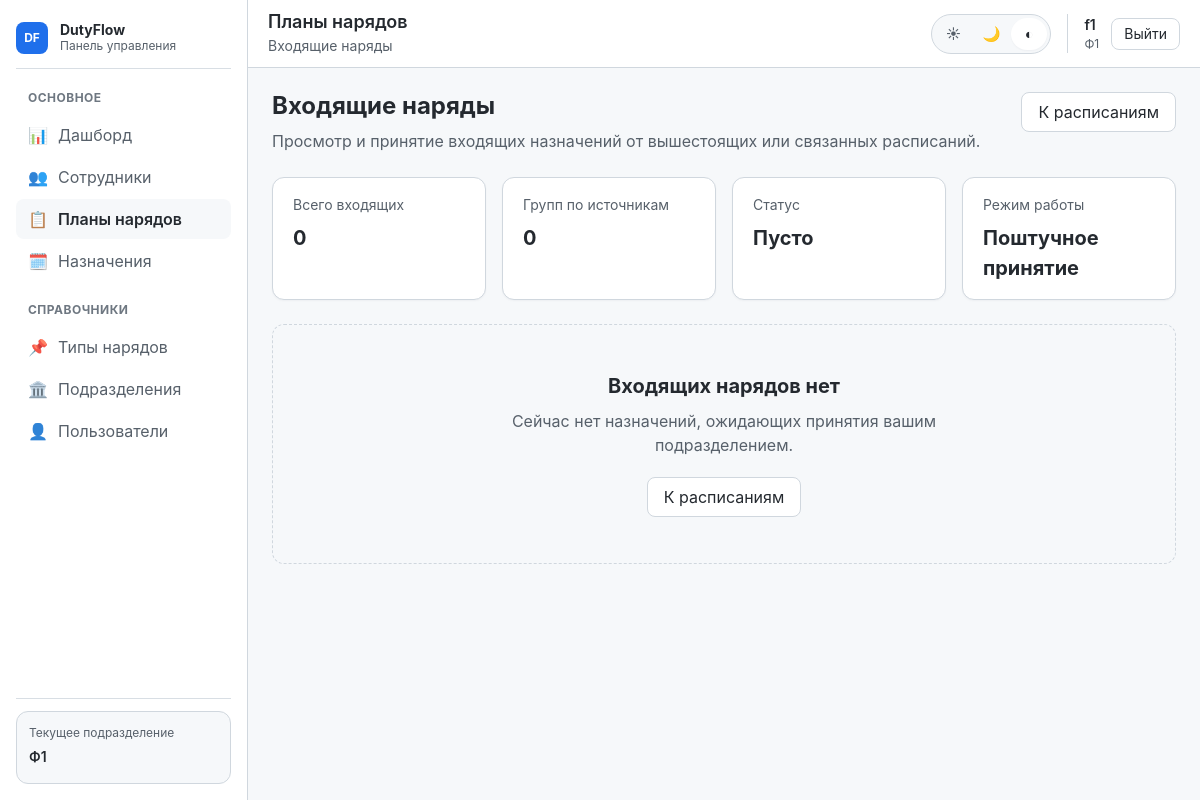
/plans/incoming/ (signed in), run on an earlier commit of the app's database.
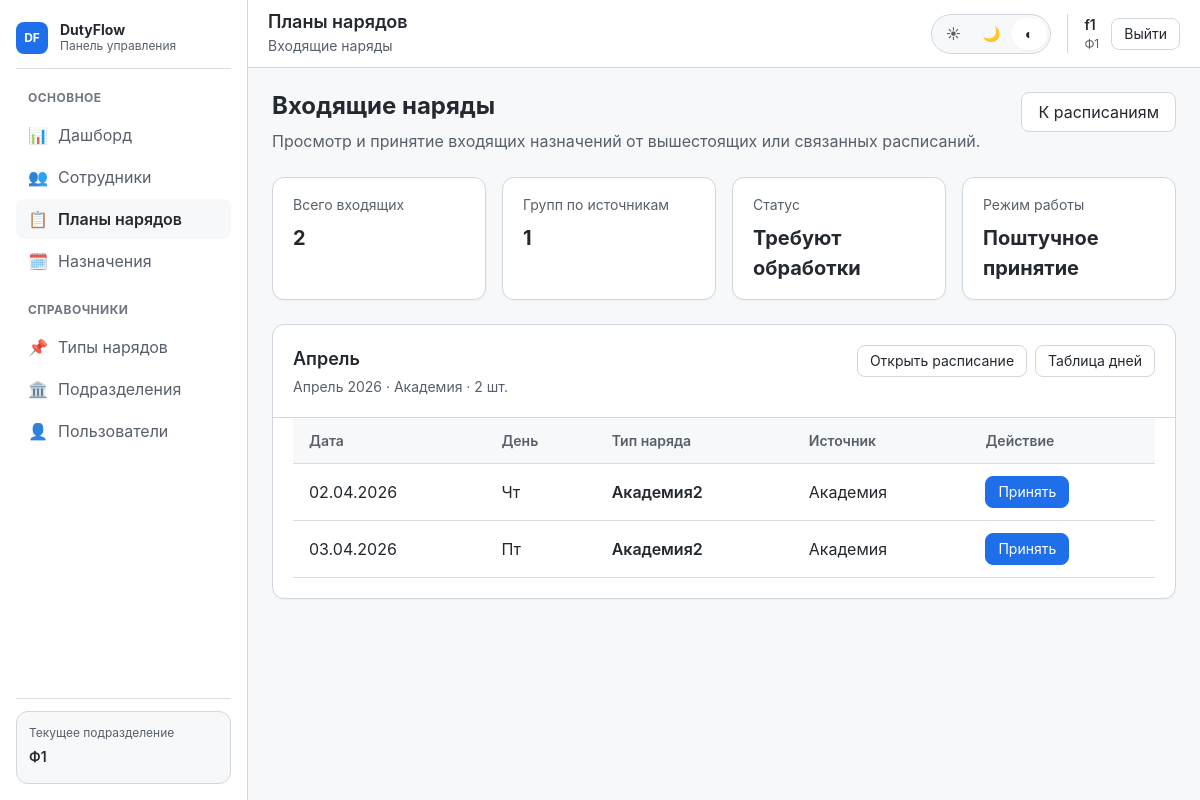
And on a later commit of the database.
### duty_plans/models.py (models this page shows, shortened)
class MonthlySchedule(models.Model):
    STATUS_CHOICES = [
        ('draft', 'Черновик'),
        ('published', 'Опубликовано'),
        ('archived', 'Архив'),
    ]
    month = models.DateField()
    name = models.CharField(max_length=255, blank=True)
    status = models.CharField(max_length=20, choices=STATUS_CHOICES, default='draft')
    unit = models.ForeignKey(Unit, on_delete=models.CASCADE, related_name='schedules')
    parent_schedule = models.ForeignKey('self', on_delete=models.SET_NULL, null=True, blank=True)
    created_by = models.ForeignKey(settings.AUTH_USER_MODEL, on_delete=models.SET_NULL, null=True)
    created_at = models.DateTimeField(auto_now_add=True)
    updated_at = models.DateTimeField(auto_now=True)
    class Meta:
        ordering = ['-month']
        unique_together = ['month', 'unit']  # ← уникальность: один месяц + одно подразделение

class DayPlan(models.Model):
    TYPE_CHOICES = [
        ('own', 'Свой наряд'),
        ('incoming', 'Входящий наряд'),
    ]
    STATUS_CHOICES = [
        ('pending', 'Ожидает принятия'),
        ('accepted', 'Принято'),
    ]
    CHILD_STATUS_CHOICES = [
        ('none', 'Нет дочерних'),
        ('pending', 'Ожидает принятия'),
        ('accepted', 'Принято дочерним'),
    ]
    schedule = models.ForeignKey(MonthlySchedule, on_delete=models.CASCADE, related_name='days')
    date = models.DateField()
    duty_type = models.ForeignKey(DutyType, on_delete=models.CASCADE)
    unit = models.ForeignKey(Unit, on_delete=models.CASCADE, null=True, blank=True)
    type = models.CharField(max_length=20, choices=TYPE_CHOICES, default='own')
    status = models.CharField(max_length=20, choices=STATUS_CHOICES, null=True, blank=True)
    child_status = models.CharField(max_length=20, choices=CHILD_STATUS_CHOICES, default='none')
    parent = models.ForeignKey('self', on_delete=models.SET_NULL, null=True, blank=True, related_name='children')
    created_at = models.DateTimeField(auto_now_add=True)
    updated_at = models.DateTimeField(auto_now=True)
    class Meta:
        unique_together = ('schedule', 'date', 'duty_type')

### units/models.py (models this page shows, shortened)
class Unit(models.Model):
    name = models.CharField(max_length=255, verbose_name="Название")
    parent = models.ForeignKey(
        'self',
        on_delete=models.SET_NULL,
        null=True,
        blank=True,
        related_name='children',
        verbose_name="Вышестоящее подразделение"
    )
    unit_type = models.ForeignKey(
        UnitType,
        on_delete=models.PROTECT,
        related_name='units',
        verbose_name="Тип подразделения"
    )
    class Meta:
        verbose_name = "Подразделение"
        verbose_name_plural = "Подразделения"
        ordering = ['unit_type__level', 'name']

### duty_types/models.py (models this page shows, shortened)
class DutyType(models.Model):
    name = models.CharField(max_length=150, unique=True, verbose_name="Название")
    description = models.TextField(blank=True, verbose_name="Описание")
    required_people = models.PositiveSmallIntegerField(default=1, verbose_name="Требуется человек")
    created_by_unit = models.ForeignKey(
        Unit,
        on_delete=models.CASCADE,
        related_name='created_duty_types',
        verbose_name="Создано подразделением"
    )
    unit = models.ForeignKey(
        Unit,
        on_delete=models.SET_NULL,
        null=True,
        blank=True,
        related_name='assigned_duty_types',
        verbose_name="Закрепленное подразделение (опционально)"
    )
    created_at = models.DateTimeField(auto_now_add=True)
    updated_at = models.DateTimeField(auto_now=True)
    class Meta:
        verbose_name = "Тип наряда"
        verbose_name_plural = "Типы нарядов"
        ordering = ['name']

### core/views/plans.py (the view)
@login_required
def incoming(request):
    user_unit = request.user.profile.unit
    incoming_plans = (
        DayPlan.objects
        .filter(unit=user_unit, type="incoming", status="pending")
        .select_related("duty_type", "parent", "parent__schedule", "parent__schedule__unit")
        .order_by("date", "duty_type__name")
    )
    grouped = {}
    total_count = 0
    for plan in incoming_plans:
        source_schedule = plan.parent.schedule if plan.parent else None
        if source_schedule not in grouped:
            grouped[source_schedule] = {
                "source_schedule": source_schedule,
                "items": [],
                "count": 0,
            }
        grouped[source_schedule]["items"].append(plan)
        grouped[source_schedule]["count"] += 1
        total_count += 1
    groups = [group for group in grouped.values()]
    return render(request, "app/plans/incoming.html", {
        "groups": groups,
        "total_count": total_count,
        "active_tab": "plans",
        "page_title": "Планы нарядов",
        "page_subtitle": "Входящие наряды",
        "title": "Входящие наряды",
    })

### templates/app/plans/incoming.html (shortened to what the changed rows need)
{% extends 'app/base_app.html' %}
{% block app_content %}
<section class="page-section">
    <div class="page-header">
        <div class="page-header__main">
            <h2 class="page-header__title">Входящие наряды</h2>
        </div>
    </div>
</section>
<section class="page-section">
    <div class="plan-summary-grid">
        <article class="summary-card">
            <span class="summary-card__label">Всего входящих</span>
            <span class="summary-card__value">{{ total_count }}</span>
        </article>
        <article class="summary-card">
            <span class="summary-card__label">Групп по источникам</span>
            <span class="summary-card__value">{{ groups|length }}</span>
        </article>
        <article class="summary-card">
            <span class="summary-card__label">Статус</span>
            <span class="summary-card__value">
                {% if total_count %}Требуют обработки{% else %}Пусто{% endif %}
            </span>
        </article>
    </div>
</section>
<section class="page-section">
    {% if groups %}
        <div class="incoming-groups">
            {% for group in groups %}
            <article class="card incoming-card">
                <div class="card__header incoming-card__header">
                    <div>
                        <h3 class="card__title">
                            {% if group.source_schedule %}
                                {{ group.source_schedule.name|default:group.source_schedule }}
                            {% else %}
                                Неизвестный источник
                            {% endif %}
                        </h3>
                        <p class="card__subtitle">
                            {% if group.source_schedule %}
                                {{ group.source_schedule.month|date:"F Y" }}
                                · {{ group.source_schedule.unit.name }}
                                · {{ group.count }} шт.
                            {% else %}
                                Источник не определён · {{ group.count }} шт.
                            {% endif %}
                        </p>
                    </div>
                    <div class="incoming-card__actions">
                        {% if group.source_schedule %}
                            <a href="{% url 'plan:detail' group.source_schedule.pk %}" class="button button--sm">
                                Открыть расписание
                            </a>
                            <a href="{% url 'plan:days' group.source_schedule.pk %}" class="button button--sm">
                                Таблица дней
                            </a>
                        {% endif %}
                    </div>
                </div>
                <div class="card__body">
                    <div class="table-wrap">
                        <table class="table incoming-table">
                            <thead>
                                <tr>
                                    <th>Дата</th>
                                    <th>День</th>
                                    <th>Тип наряда</th>
                                    <th>Источник</th>
                                    <th>Действие</th>
                                </tr>
                            </thead>
                            <tbody>
                                {% for plan in group.items %}
                                <tr>
                                    <td>{{ plan.date|date:"d.m.Y" }}</td>
                                    <td>{{ plan.date|date:"D" }}</td>
                                    <td>
                                        <div class="incoming-duty">
                                            <span class="incoming-duty__name">{{ plan.duty_type.name }}</span>
                                        </div>
                                    </td>
                                    <td>
                                        {% if plan.parent and plan.parent.schedule and plan.parent.schedule.unit %}
                                            {{ plan.parent.schedule.unit.name }}
                                        {% else %}
                                            —
                                        {% endif %}
                                    </td>
                                    <td>
                                        <form method="post" action="{% url 'plan:accept' plan.pk %}">
                                            <button type="submit" class="button button--primary button--sm">
                                                Принять
                                            </button>
                                        </form>
                                    </td>
                                </tr>
                                {% endfor %}
                            </tbody>
                        </table>
                    </div>
                </div>
            </article>
            {% endfor %}
        </div>
    {% else %}
        <div class="empty-state">
            <div class="empty-state__body">
                <h3 class="empty-state__title">Входящих нарядов нет</h3>
                <p class="empty-state__text">
                    Сейчас нет назначений, ожидающих принятия вашим подразделением.
                </p>
                <div class="empty-state__actions">
                    <a href="{% url 'plan:list' %}" class="button">К расписаниям</a>
                </div>
            </div>
        </div>
    {% endif %}
</section>
{% endblock %}

What changed in the data, as far as the page shows it:
now on this page (row unchanged): MonthlySchedule: source_schedule.name "Апрель", source_schedule.month "Апрель 2026", source_schedule.unit.name "Академия", count "2"
now on this page (row edited): DayPlan: date "02.04.2026", date "Чт", duty_type.name "Академия2", parent.schedule.unit.name "Академия"
now on this page (row edited): DayPlan: date "03.04.2026", date "Пт", duty_type.name "Академия2", parent.schedule.unit.name "Академия"
Also different on the page:
{{ total_count }}: "0" → "2"
{{ groups|length }}: "0" → "1"
text no longer shown: "Пусто Входящих нарядов нет Сейчас нет назначений, ожидающих принятия вашим подразделением. К расписаниям"
text now shown: "Требуют обработки"
